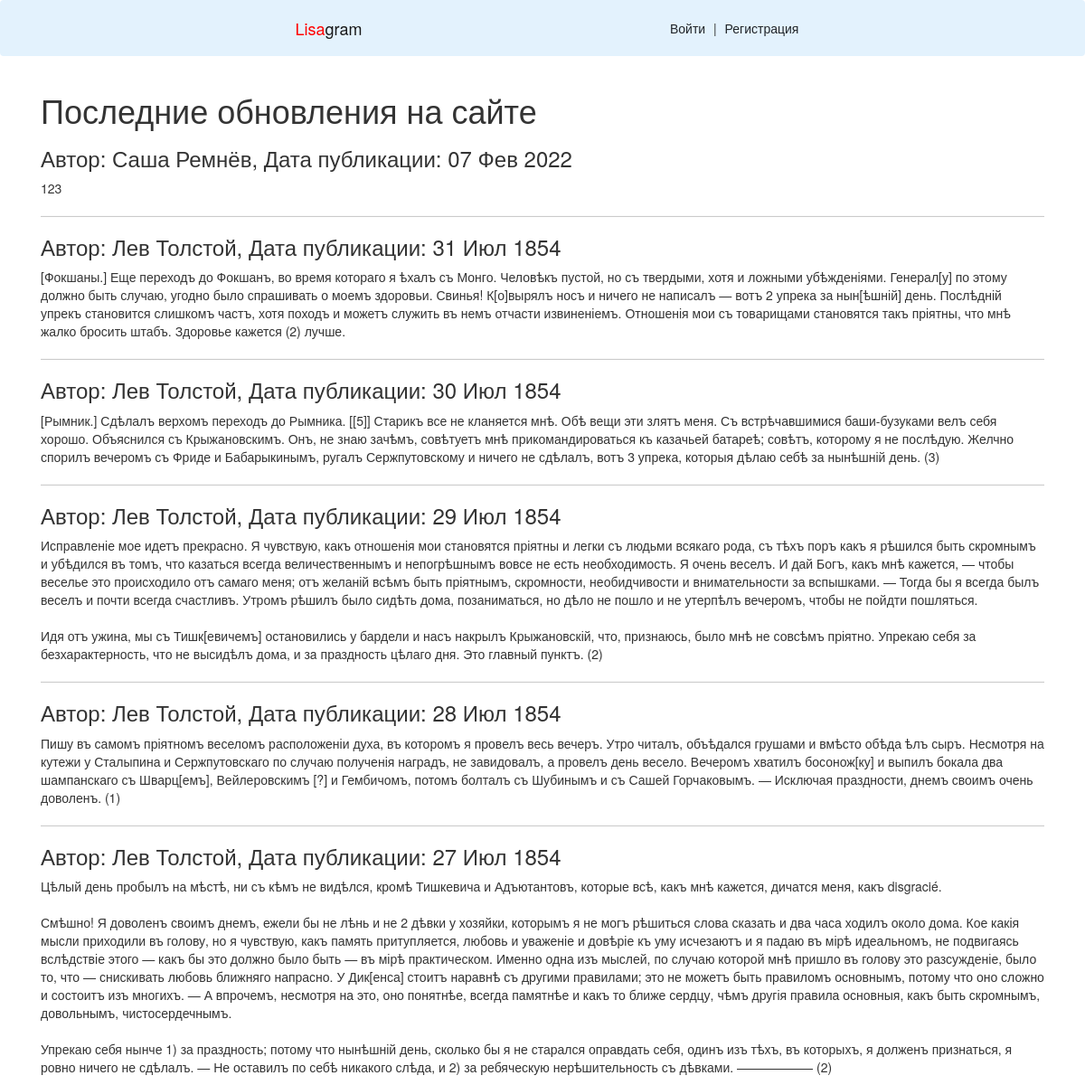
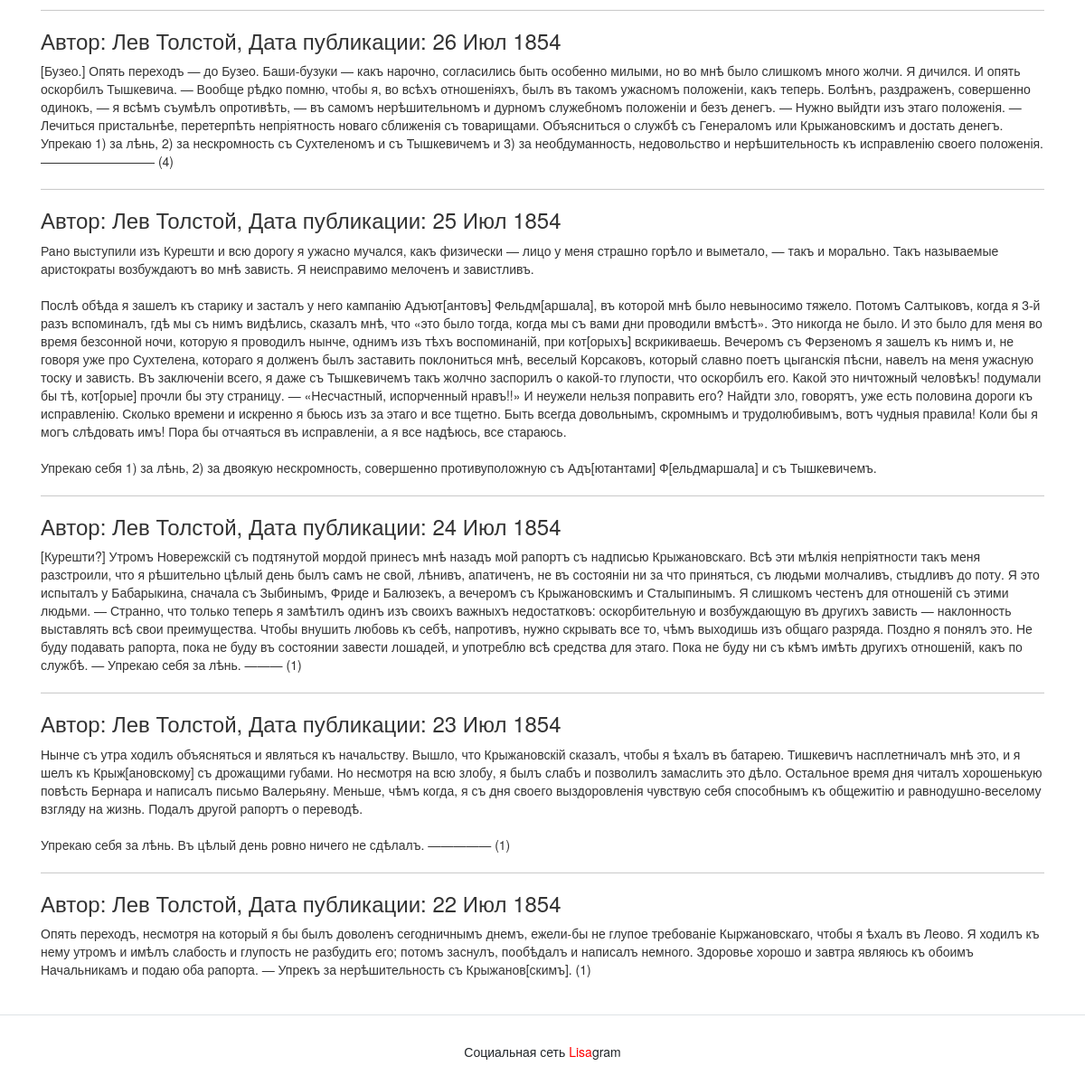
The page / on the database its author committed (2 pictures, top to bottom).
### posts/models.py (models this page shows, shortened)
class Post(models.Model):
    text = models.TextField(verbose_name='text')
    pub_date = models.DateTimeField('date published', auto_now_add=True)
    author = models.ForeignKey(User, on_delete=models.CASCADE)
    group = models.ForeignKey(Group, on_delete=models.CASCADE, blank=True, null=True)

### posts/views.py (the view)
# urls.py: path("", views.index, name='index'),
def index(request):
        latest = Post.objects.order_by('-pub_date')[:11]
        return render(request, 'index.html', {'posts': latest})

### templates/index.html (shortened to what this page needs)
{% extends "base.html" %}
{% block header %}Последние обновления на сайте{% endblock %}
{% block content %}
    {% for post in posts %}
    <h3>
        Автор: {{ post.author.get_full_name }}, Дата публикации: {{ post.pub_date|date:"d M Y" }}
    </h3>
    <p>{{ post.text|linebreaksbr }}</p>
    {% if not forloop.last %}<hr>{% endif %}
    {% endfor %}
{% endblock %}

### rows shown on the page
Post: author.get_full_name "Саша Ремнёв", pub_date "07 Фев 2022", text "123"
Post: author.get_full_name "Лев Толстой", pub_date "31 Июл 1854", text "[Фокшаны.] Еще переходъ до Фокшанъ, во время котораго я ѣхалъ съ Монго. Человѣкъ пустой, но съ твердыми, хотя и ложными убѣжденіями. Генерал[у] по этому должно быть случаю, угодно было спрашивать о моемъ здоровьи. Свинья! К[о]вырялъ носъ и ничего не написалъ — вотъ 2 упрека за нын[ѣшній] день. Послѣдній упрекъ становится слишкомъ частъ, хотя походъ и можетъ служить въ немъ отчасти извиненіемъ. Отношенія мои съ товарищами становятся такъ пріятны, что мнѣ жалко бросить штабъ. Здоровье кажется (2) лучше."
Post: author.get_full_name "Лев Толстой", pub_date "30 Июл 1854", text "[Рымник.] Сдѣлалъ верхомъ переходъ до Рымника. [[5]] Старикъ все не кланяется мнѣ. Обѣ вещи эти злятъ меня. Съ встрѣчавшимися баши-бузуками велъ себя хорошо. Объяснился съ Крыжановскимъ. Онъ, не знаю зачѣмъ, совѣтуетъ мнѣ прикомандироваться къ казачьей батареѣ; совѣтъ, которому я не послѣдую. Желчно спорилъ вечеромъ съ Фриде и Бабарыкинымъ, ругалъ Сержпутовскому и ничего не сдѣлалъ, вотъ 3 упрека, которыя дѣлаю себѣ за нынѣшній день. (3)"
Post: author.get_full_name "Лев Толстой", pub_date "29 Июл 1854", text "Исправленіе мое идетъ прекрасно. Я чувствую, какъ отношенія мои становятся пріятны и легки съ людьми всякаго рода, съ тѣхъ поръ какъ я рѣшился быть скромнымъ и убѣдился въ томъ, что казаться всегда величественнымъ и непогрѣшнымъ вовсе не есть необходимость. Я очень веселъ. И дай Богъ, какъ мнѣ кажется, — чтобы веселье это происходило отъ самаго меня; отъ желаній всѣмъ быть пріятнымъ, скромности, необидчивости и внимательности за вспышками. — Тогда бы я всегда былъ веселъ и почти всегда счастливъ. Утромъ рѣшилъ было сидѣть дома, позаниматься, но дѣло не пошло и не утерпѣлъ вечеромъ, чтобы не пойдти пошляться. Идя отъ ужина, мы съ Тишк[евичемъ] остановились у бардели и насъ накрылъ…"
Post: author.get_full_name "Лев Толстой", pub_date "28 Июл 1854", text "Пишу въ самомъ пріятномъ веселомъ расположеніи духа, въ которомъ я провелъ весь вечеръ. Утро читалъ, объѣдался грушами и вмѣсто обѣда ѣлъ сыръ. Несмотря на кутежи у Сталыпина и Сержпутовскаго по случаю полученія наградъ, не завидовалъ, а провелъ день весело. Вечеромъ хватилъ босонож[ку] и выпилъ бокала два шампанскаго съ Шварц[емъ], Вейлеровскимъ [?] и Гембичомъ, потомъ болталъ съ Шубинымъ и съ Сашей Горчаковымъ. — Исключая праздности, днемъ своимъ очень доволенъ. (1)"
Post: author.get_full_name "Лев Толстой", pub_date "27 Июл 1854", text "Цѣлый день пробылъ на мѣстѣ, ни съ кѣмъ не видѣлся, кромѣ Тишкевича и Адъютантовъ, которые всѣ, какъ мнѣ кажется, дичатся меня, какъ disgracié. Смѣшно! Я доволенъ своимъ днемъ, ежели бы не лѣнь и не 2 дѣвки у хозяйки, которымъ я не могъ рѣшиться слова сказать и два часа ходилъ около дома. Кое какія мысли приходили въ голову, но я чувствую, какъ память притупляется, любовь и уваженіе и довѣріе къ уму исчезаютъ и я падаю въ мірѣ идеальномъ, не подвигаясь вслѣдствіе этого — какъ бы это должно было быть — въ мірѣ практическом. Именно одна изъ мыслей, по случаю которой мнѣ пришло въ голову это разсужденіе, было то, что — снискивать любовь ближняго напрасно. У Дик[енса] стоитъ наравнѣ съ другими…"
Post: author.get_full_name "Лев Толстой", pub_date "26 Июл 1854", text "[Бузео.] Опять переходъ — до Бузео. Баши-бузуки — какъ нарочно, согласились быть особенно милыми, но во мнѣ было слишкомъ много жолчи. Я дичился. И опять оскорбилъ Тышкевича. — Вообще рѣдко помню, чтобы я, во всѣхъ отношеніяхъ, былъ въ такомъ ужасномъ положеніи, какъ теперь. Болѣнъ, раздраженъ, совершенно одинокъ, — я всѣмъ съумѣлъ опротивѣть, — въ самомъ нерѣшительномъ и дурномъ служебномъ положеніи и безъ денегъ. — Нужно выйдти изъ этаго положенія. — Лечиться пристальнѣе, перетерпѣть непріятность новаго сближенія съ товарищами. Объясниться о службѣ съ Генераломъ или Крыжановскимъ и достать денегъ. Упрекаю 1) за лѣнь, 2) за нескромность съ Сухтеленомъ и съ Тышкевичемъ и 3) за…"
Post: author.get_full_name "Лев Толстой", pub_date "25 Июл 1854", text "Рано выступили изъ Курешти и всю дорогу я ужасно мучался, какъ физически — лицо у меня страшно горѣло и выметало, — такъ и морально. Такъ называемые аристократы возбуждаютъ во мнѣ зависть. Я неисправимо мелоченъ и завистливъ. Послѣ обѣда я зашелъ къ старику и засталъ у него кампанію Адъют[антовъ] Фельдм[аршала], въ которой мнѣ было невыносимо тяжело. Потомъ Салтыковъ, когда я 3-й разъ вспоминалъ, гдѣ мы съ нимъ видѣлись, сказалъ мнѣ, что «это было тогда, когда мы съ вами дни проводили вмѣстѣ». Это никогда не было. И это было для меня во время безсонной ночи, которую я проводилъ нынче, однимъ изъ тѣхъ воспоминаній, при кот[орыхъ] вскрикиваешь. Вечеромъ съ Ферзеномъ я зашелъ къ нимъ и, не…"
Post: author.get_full_name "Лев Толстой", pub_date "24 Июл 1854", text "[Курешти?] Утромъ Новережскій съ подтянутой мордой принесъ мнѣ назадъ мой рапортъ съ надписью Крыжановскаго. Всѣ эти мѣлкія непріятности такъ меня разстроили, что я рѣшительно цѣлый день былъ самъ не свой, лѣнивъ, апатиченъ, не въ состояніи ни за что приняться, съ людьми молчаливъ, стыдливъ до поту. Я это испыталъ у Бабарыкина, сначала съ Зыбинымъ, Фриде и Балюзекъ, а вечеромъ съ Крыжановскимъ и Сталыпинымъ. Я слишкомъ честенъ для отношеній съ этими людьми. — Странно, что только теперь я замѣтилъ одинъ изъ своихъ важныхъ недостатковъ: оскорбительную и возбуждающую въ другихъ зависть — наклонность выставлять всѣ свои преимущества. Чтобы внушить любовь къ себѣ, напротивъ, нужно скрывать все…"
Post: author.get_full_name "Лев Толстой", pub_date "23 Июл 1854", text "Нынче съ утра ходилъ объясняться и являться къ начальству. Вышло, что Крыжановскій сказалъ, чтобы я ѣхалъ въ батарею. Тишкевичъ насплетничалъ мнѣ это, и я шелъ къ Крыж[ановскому] съ дрожащими губами. Но несмотря на всю злобу, я былъ слабъ и позволилъ замаслить это дѣло. Остальное время дня читалъ хорошенькую повѣсть Бернара и написалъ письмо Валерьяну. Меньше, чѣмъ когда, я съ дня своего выздоровленія чувствую себя способнымъ къ общежитію и равнодушно-веселому взгляду на жизнь. Подалъ другой рапортъ о переводѣ. Упрекаю себя за лѣнь. Въ цѣлый день ровно ничего не сдѣлалъ. ————— (1)"
Post: author.get_full_name "Лев Толстой", pub_date "22 Июл 1854", text "Опять переходъ, несмотря на который я бы былъ доволенъ сегодничнымъ днемъ, ежели-бы не глупое требованіе Кыржановскаго, чтобы я ѣхалъ въ Леово. Я ходилъ къ нему утромъ и имѣлъ слабость и глупость не разбудить его; потомъ заснулъ, пообѣдалъ и написалъ немного. Здоровье хорошо и завтра являюсь къ обоимъ Начальникамъ и подаю оба рапорта. — Упрекъ за нерѣшительность съ Крыжанов[скимъ]. (1)"
